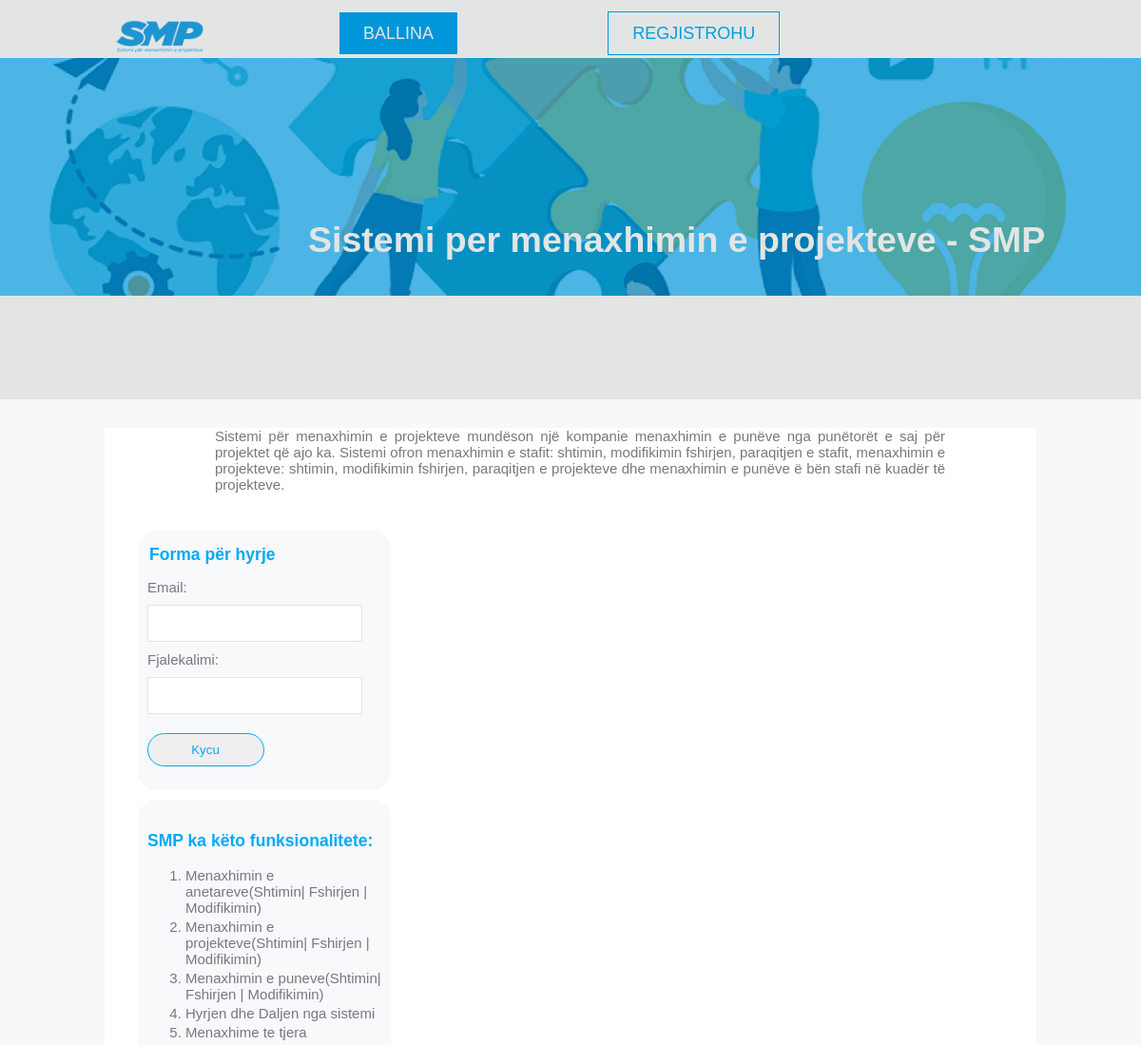
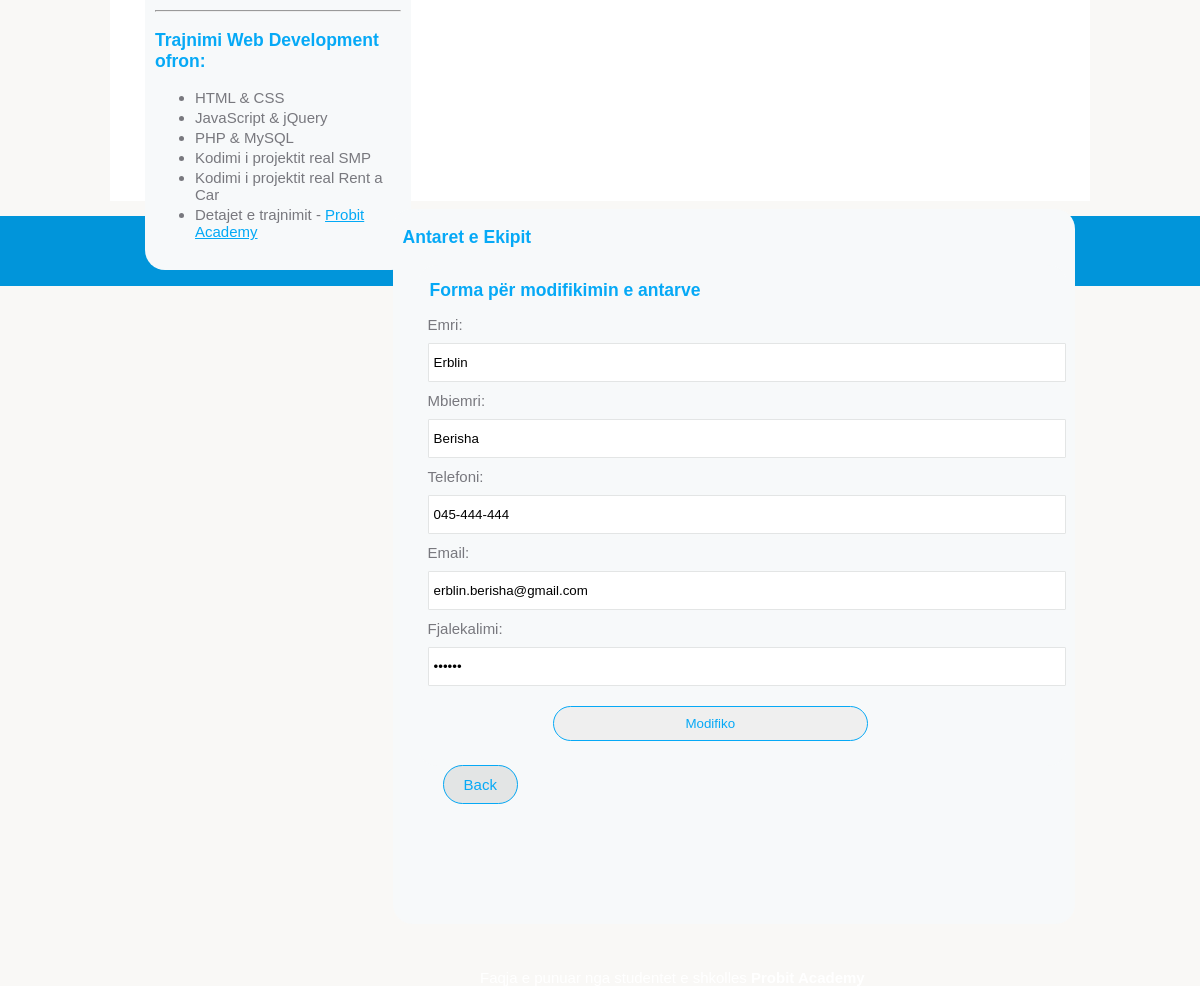
/modifikoanetar.php?aid=12, run on the app's committed database (2 pictures, top to bottom).
### tables this page shows
CREATE TABLE `antaret` (
  `antariid` int(11) NOT NULL,
  `emri` varchar(50) NOT NULL,
  `mbiemri` varchar(50) NOT NULL,
  `datalindjes` date DEFAULT NULL,
  `nrpersonal` bigint(20) DEFAULT NULL,
  `telefoni` varchar(20) DEFAULT NULL,
  `email` varchar(30) DEFAULT NULL,
  `fjalekalimi` varchar(30) DEFAULT NULL,
  `roli` bit(1) DEFAULT NULL
);

### inc/functions.php (called while the page is built, shortened)
<?php
    $dbConn = "";
    function merrAntarId($aid)
    {
        global $dbConn;
        $sql = "SELECT antariid, emri, mbiemri, telefoni, email, fjalekalimi FROM antaret WHERE antariid = $aid" ;
        return $antari = mysqli_query($dbConn, $sql);
    }
?>

### modifikoanetar.php (the view, shortened to what this page needs)
<?php include'inc/header.php'; ?>
    <main class="container page">
        <article class="maininfo">
            <p>
                Sistemi për menaxhimin e projekteve mundëson një kompanie menaxhimin e punëve
                nga punëtorët e saj për projektet që ajo ka.
                Sistemi ofron menaxhimin e stafit: shtimin, modifikimin fshirjen, paraqitjen e stafit,
                menaxhimin e projekteve: shtimin, modifikimin fshirjen, paraqitjen e projekteve dhe menaxhimin e
                punëve ë bën stafi në kuadër të projekteve.
            </p>
        </article>
        <?php include'inc/sidebar.php'; ?>
        <section id="content" class="box">
        <h3 class="title">
            Antaret e Ekipit
        </h3>
        <?php
                if(isset($_GET['aid'])){
                    $aid=$_GET['aid'];
                    $antari = merrAntarId($aid);
                    if($antari){
                        $antari = mysqli_fetch_assoc($antari);
                        $emri = $antari['emri'];
                        $mbiemri = $antari['mbiemri'];
                        $telefoni = $antari['telefoni'];
                        $email = $antari['email'];
                        $fjalekalimi = $antari['fjalekalimi'];
                    }
                }
        ?>
                <form id="antari" action="" class="box" method="post">
                <legend>Forma për modifikimin e antarve</legend>
                <label>Emri: </label>
                <input type="text" name="emri" id="emri"
                    value = "<?php if(!empty($emri)) echo $emri ?>">
                <label>Mbiemri: </label>
                <input type="text" name="mbiemri" id="mbiemri"
                    value = "<?php if(!empty($mbiemri)) echo $mbiemri ?>">
                <label>Telefoni: </label>
                <input type="text" name="telefoni" id="telefoni"
                    value = "<?php if(!empty($telefoni)) echo $telefoni ?>">
                <label>Email: </label>
                <input type="email" name="email" id="email"
                    value = "<?php if(!empty($email)) echo $email ?>">
                <label>Fjalekalimi: </label>
                <input type="password" name="fjalekalimi" id="fjalekalimi"
                    value = "<?php if(!empty($fjalekalimi)) echo $fjalekalimi ?>">
                <input type="submit" name="modifiko" id="modifiko" value="Modifiko">
            </form>
            <div>
                <a class="addMembers" href="antaret.php">Back</a>
            </div>
        </section>
    </main>
    <?php  include'inc/footer.php';?>

### SMPStyle.css (style rules this page uses)
body { font-family: 'Trebuchet MS', 'Lucida Sans Unicode', 'Lucida Grande', 'Lucida Sans', Arial, sans-serif; font-size: 15px; color: #78787e; background-color: #f9f8f6; margin: 0; padding: 0; }
.container { width: 80%; margin: 0 auto; }
.page { height: 850px; padding-left: 20px; background-color: #fff; }
.maininfo { width: 80%; margin: 30px auto; text-align: justify; }
.title { color: #06a9f6; }
#content { float: right; width: 69%; height: 700px; padding-top: 0px; }
.box { width: 95%; height: auto; background-color: #f7f9fa; margin: 10px 15px; padding: 15px 10px; border-radius: 20px; }
#login legend, #antari legend, #projekte legend, #projektDel legend { color: #06a9f6; text-align: left; width: 90%; font-size: 1.17em; font-weight: bold; margin-bottom: 15px; }
#login input[type="email"], #login input[type="password"], #login input[type="submit"], #antari input[type="email"], #antari input[type="password"], #antari input[type="submit"], #antari input[type="text"], #projekte input[type="submit"], #projekte input[type="text"], #projekte input[type="date"], #projekte textarea, #projekte select { width: 88%; height: 35px; border-radius: 1px; padding-left: 5px; border: 1px solid #e3e5e5; margin: 10px 0px; }
#projekte input[type="email"],#projekte input[type="password"],#projekte input[type="submit"], #projekte input[type="text"],#projekte select,#projekte textarea,#projekte input[type="date"], #antari input[type="email"], #antari input[type="password"], #antari input[type="submit"], #antari input[type="text"] { width: 100%; }
#login label,#antari label,#projekte label { height: 35px; width: 100%; text-align: left; }
#login input[type="submit"],#antari input[type='submit'],#projekte input[type="submit"] { width: 50%; margin-top: 10px; color: #06a9f6; border-radius: 30px; border: 1px solid #06a9f6; padding-top: 0px; }
#antari input[type='submit'],#projekte input[type="submit"] { margin-left: 20%; }
.addMembers { border: 1px solid #06a9f6; padding: 10px 20px; margin-left: 40px; background-color: #e3e5e5; color: #06a9f6; text-decoration: none; border-radius: 40px; }
.addMembers:link { color: #06a9f6; }
.box { width: 95%; height: auto; background-color: #f7f9fa; margin: 10px 15px; padding: 15px 10px; }

### data on the page
antaret: emri "Erblin", mbiemri "Berisha", telefoni "045-444-444", email "erblin.berisha@gmail.com"
